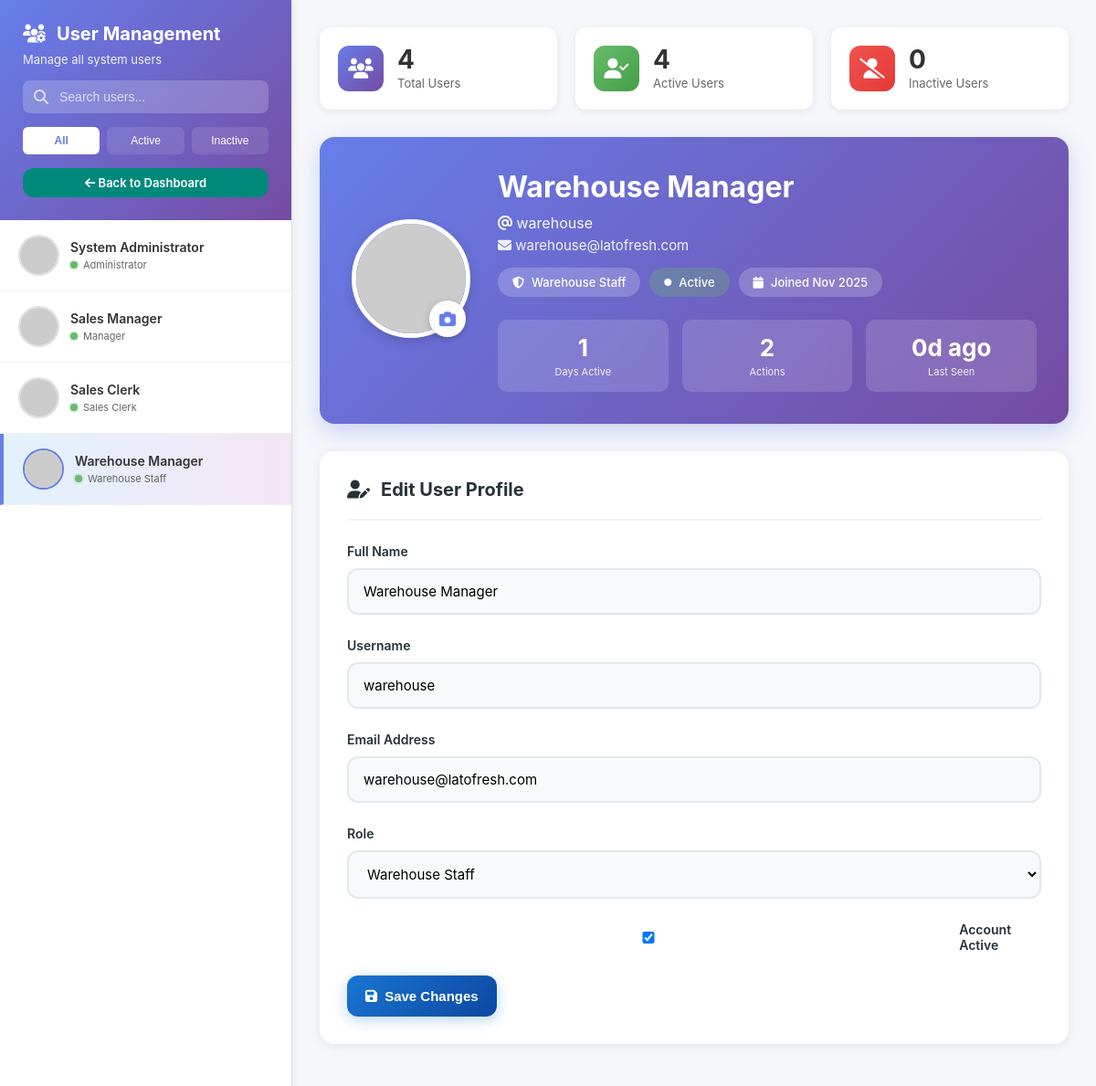
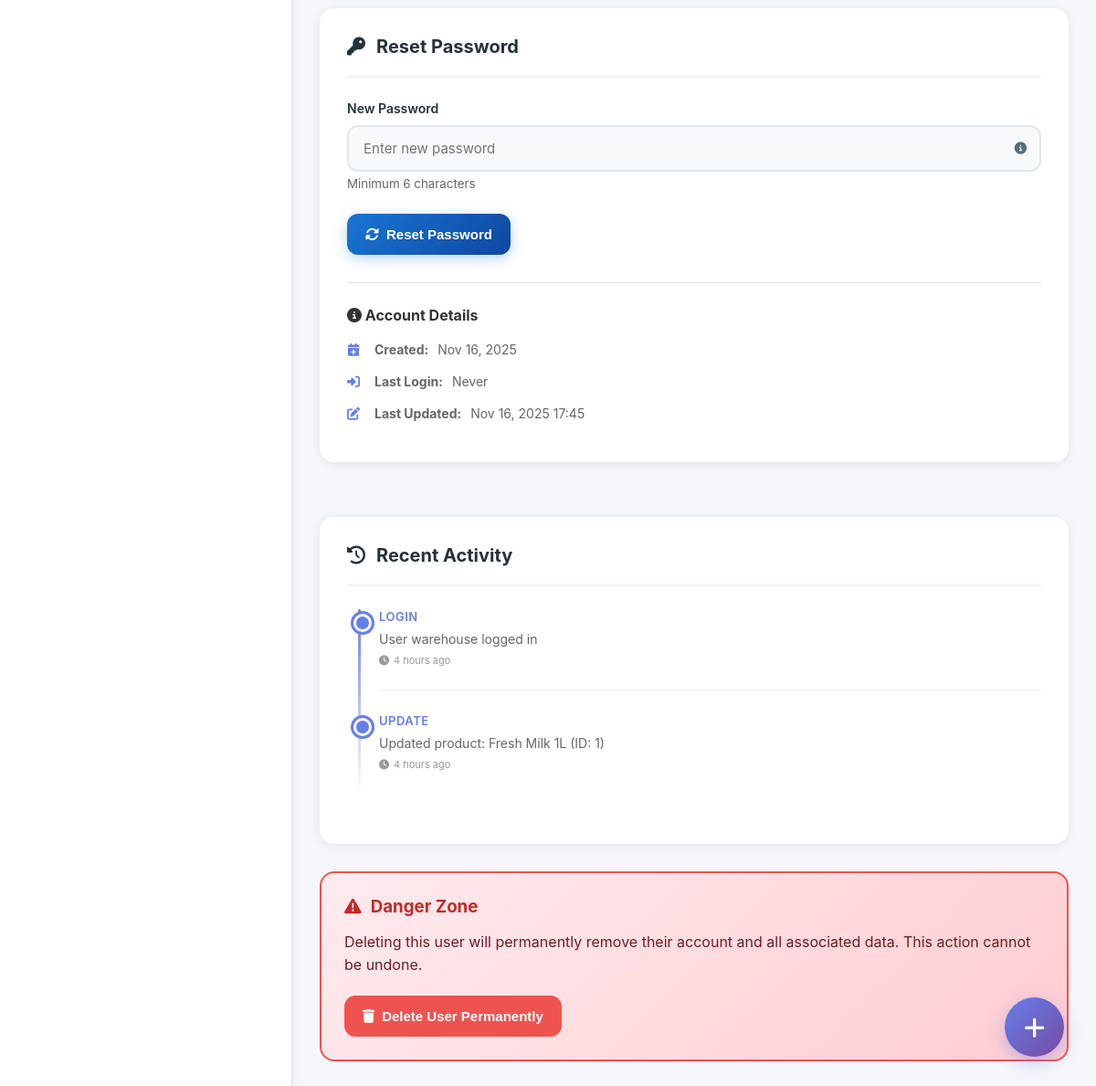
Screenshot of /pages/users.php?user_id=4 (signed in) with the database file from the repository (2 pictures, top to bottom).
### tables this page shows
CREATE TABLE IF NOT EXISTS users (
    id INT AUTO_INCREMENT PRIMARY KEY,
    username VARCHAR(50) UNIQUE NOT NULL,
    password VARCHAR(255) NOT NULL,
    full_name VARCHAR(100) NOT NULL,
    email VARCHAR(100) UNIQUE NOT NULL,
    role ENUM('admin', 'sales', 'warehouse', 'manager') NOT NULL,
    active TINYINT(1) DEFAULT 1,
    profile_image VARCHAR(255) NULL,
    last_login DATETIME,
    created_at TIMESTAMP DEFAULT CURRENT_TIMESTAMP,
    updated_at TIMESTAMP DEFAULT CURRENT_TIMESTAMP ON UPDATE CURRENT_TIMESTAMP,
    INDEX idx_username (username),
    INDEX idx_role (role),
    INDEX idx_active (active)
);

CREATE TABLE IF NOT EXISTS audit_logs (
    id INT AUTO_INCREMENT PRIMARY KEY,
    action VARCHAR(50) NOT NULL,
    description TEXT NOT NULL,
    user VARCHAR(50) NOT NULL,
    created_at TIMESTAMP DEFAULT CURRENT_TIMESTAMP,
    INDEX idx_action (action),
    INDEX idx_user (user),
    INDEX idx_created (created_at)
);

### pages/users.php (the view, shortened to what the rows shown need)
<?php
require_once 'config.php';
$edit_user_id = isset($_GET['user_id']) ? intval($_GET['user_id']) : 0;
$user_data = $db->query("SELECT * FROM users WHERE id = $edit_user_id")->fetch_assoc();
$all_users = $db->query("SELECT id, username, full_name, role, active, profile_image FROM users ORDER BY username");
$recent_activity = $db->query("SELECT action, description, created_at
    FROM audit_logs
    WHERE user = '{$user_data['username']}'
    ORDER BY created_at DESC
    LIMIT 10");
?>
<!DOCTYPE html>
<html lang="en">
<head>
    <link rel="stylesheet" href="https://cdnjs.cloudflare.com/ajax/libs/font-awesome/6.4.0/css/all.min.css">
    <link rel="stylesheet" href="assets/css/style.css">
</head>
<body>
    <div class="admin-container">
        <div class="users-sidebar">
            <div id="usersList">
                <?php while ($user = $all_users->fetch_assoc()):
                    $user_avatar = 'https://ui-avatars.com/api/?name=' . urlencode($user['full_name']) . '&size=45&background=667eea&color=fff&bold=true';
                    $is_active = ($user['id'] == $edit_user_id) ? 'active' : '';
                    $status_class = $user['active'] ? 'active' : 'inactive';
                ?>
                <div class="user-list-item <?php echo $is_active; ?>"
                     data-status="<?php echo $status_class; ?>"
                     data-name="<?php echo strtolower($user['full_name'] . ' ' . $user['username']); ?>"
                     onclick="window.location.href='admin_users.php?user_id=<?php echo $user['id']; ?>'">
                    <img src="<?php echo $user_avatar; ?>" class="user-list-avatar" alt="Avatar">
                    <div class="user-list-info">
                        <div class="user-list-name"><?php echo htmlspecialchars($user['full_name']); ?></div>
                        <div class="user-list-role">
                            <span class="status-dot <?php echo $status_class; ?>"></span>
                            <?php echo get_role_display($user['role']); ?>
                        </div>
                    </div>
                </div>
                <?php endwhile; ?>
            </div>
        </div>
        <div class="user-content">
            <div class="profile-header-admin">
                <div class="profile-info" style="flex: 1;">
                    <h1><?php echo htmlspecialchars($user_data['full_name']); ?></h1>
                    <p style="font-size: 16px; opacity: 0.95; margin-bottom: 5px;">
                        <i class="fas fa-at"></i> <?php echo htmlspecialchars($user_data['username']); ?>
                    </p>
                    <p style="font-size: 15px; opacity: 0.9;">
                        <i class="fas fa-envelope"></i> <?php echo htmlspecialchars($user_data['email']); ?>
                    </p>
                    <div class="profile-badges">
                        <span class="profile-badge">
                            <i class="fas fa-shield-alt"></i>
                            <?php echo get_role_display($user_data['role']); ?>
                        </span>
                        <span class="profile-badge" style="background: <?php echo $user_data['active'] ? 'rgba(102,187,106,0.3)' : 'rgba(239,83,80,0.3)'; ?>">
                            <i class="fas fa-circle" style="font-size: 8px;"></i>
                            <?php echo $user_data['active'] ? 'Active' : 'Inactive'; ?>
                        </span>
                        <span class="profile-badge">
                            <i class="fas fa-calendar"></i>
                            Joined <?php echo date('M Y', strtotime($user_data['created_at'])); ?>
                        </span>
                    </div>
                    <div class="stats-mini">
                        <div class="stat-mini">
                        </div>
                        <div class="stat-mini">
                        </div>
                        <div class="stat-mini">
                        </div>
                    </div>
                </div>
            </div>
            <div class="content-grid">
                <div class="panel">
                    <form method="POST">
                        <div class="form-group">
                            <label>Full Name</label>
                            <input type="text" name="full_name" value="<?php echo htmlspecialchars($user_data['full_name']); ?>" required>
                        </div>
                        <div class="form-group">
                            <label>Username</label>
                            <input type="text" name="username" value="<?php echo htmlspecialchars($user_data['username']); ?>" required>
                        </div>
                        <div class="form-group">
                            <label>Email Address</label>
                            <input type="email" name="email" value="<?php echo htmlspecialchars($user_data['email']); ?>" required>
                        </div>
                        <div class="form-group">
                            <label>Role</label>
                            <select name="role" required>
                                <option value="warehouse" <?php echo $user_data['role'] == 'warehouse' ? 'selected' : ''; ?>>Warehouse Staff</option>
                            </select>
                        </div>
                        <div class="form-group">
                            <label style="display: flex; align-items: center; gap: 10px; cursor: pointer;">
                                <input type="checkbox" name="active" <?php echo $user_data['active'] ? 'checked' : ''; ?>>
                                <span>Account Active</span>
                            </label>
                        </div>
                    </form>
                </div>
                <div class="panel">
                    <div style="margin-top: 30px; padding-top: 25px; border-top: 1px solid #e0e0e0;">
                        <div style="font-size: 14px; color: #666; line-height: 1.8;">
                            <p style="margin: 10px 0; display: flex; align-items: center; gap: 10px;">
                                <i class="fas fa-calendar-plus" style="width: 20px; color: #667eea;"></i>
                                <strong>Created:</strong> <?php echo date('M d, Y', strtotime($user_data['created_at'])); ?>
                            </p>
                            <p style="margin: 10px 0; display: flex; align-items: center; gap: 10px;">
                                <i class="fas fa-sign-in-alt" style="width: 20px; color: #667eea;"></i>
                                <strong>Last Login:</strong> <?php echo $user_data['last_login'] ? date('M d, Y H:i', strtotime($user_data['last_login'])) : 'Never'; ?>
                            </p>
                            <p style="margin: 10px 0; display: flex; align-items: center; gap: 10px;">
                                <i class="fas fa-edit" style="width: 20px; color: #667eea;"></i>
                                <strong>Last Updated:</strong> <?php echo date('M d, Y H:i', strtotime($user_data['updated_at'])); ?>
                            </p>
                        </div>
                    </div>
                </div>
            </div>
            <div class="panel">
                <div class="activity-timeline">
                    <?php if ($recent_activity->num_rows > 0): ?>
                        <?php while ($activity = $recent_activity->fetch_assoc()): ?>
                        <div class="activity-item">
                            <div class="activity-action"><?php echo htmlspecialchars($activity['action']); ?></div>
                            <div class="activity-desc"><?php echo htmlspecialchars($activity['description']); ?></div>
                            <div class="activity-time">
                                <i class="fas fa-clock"></i>
                                <?php echo time_ago($activity['created_at']); ?>
                            </div>
                        </div>
                        <?php endwhile; ?>
                    <?php endif; ?>
                </div>
            </div>
        </div>
    </div>
</body>
</html>

### rows the page displays
users: full_name "System Administrator", active 1 (drawn), role "Administrator"
users: full_name "Sales Manager", active 1 (drawn), role "Manager"
users: full_name "Sales Clerk", active 1 (drawn), role "Sales Clerk"
users: full_name "Warehouse Manager", role "Warehouse Staff", username "warehouse", email "warehouse@latofresh.com", created_at "Nov 2025", active "☑", created_at "Nov 16, 2025", updated_at "Nov 16, 2025 17:45"
audit_logs: action "LOGIN", description "User warehouse logged in", created_at "4 hours ago"
audit_logs: action "UPDATE", description "Updated product: Fresh Milk 1L (ID: 1)", created_at "4 hours ago"

### other values shown
$total_users "4"
$active_users "4"
$inactive_users "0"
$activity_stats['days_active'] "1"
$activity_stats['total_actions'] "2"
$days "0"
